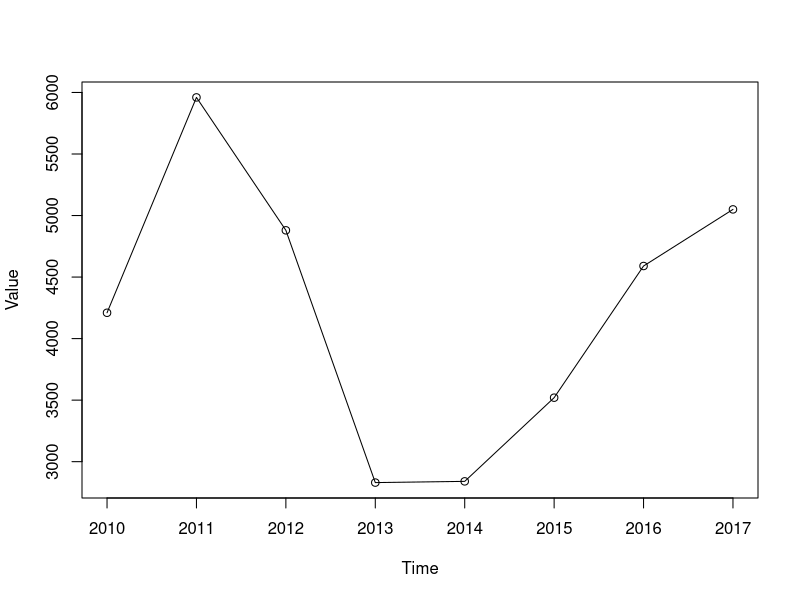

Here is the R script that generated this plot:
## ---- chunk 1
visas1 <- read.csv("visas.csv")
plot(visas1, type="o")
